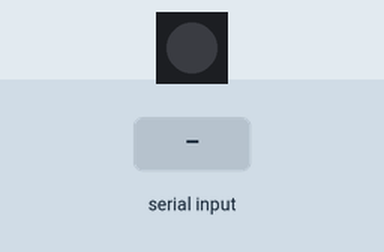
Simulated run of this sketch. Board: Arduino Uno, built with avr-gcc and run on an emulated ATmega328P. Shown: 1 RGB LEDs in strip order, left to right. The test bench sets the inputs (shaded band). What the sketch prints to the serial monitor is not drawn.

Above: at 1.5 s.
1.6 s: "1\n" received over Serial
Timing chart, 0 to 4.6 s (numbered marks = the images above; inputs shaded):
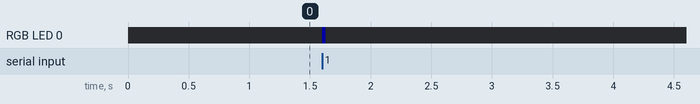

The sketch:

serial_echo.ino
```cpp
// Serial spike: proves Talon's stdlib serial can talk to the C3-Zero.
// Prints HELLO on boot and on each PING line; echoes other lines as
// "ECHO <line>". Blinks the board LED (GPIO10) per received line.

#include <Adafruit_NeoPixel.h>

Adafruit_NeoPixel led(1, 10, NEO_GRB + NEO_KHZ800);
String line;

void hello() { Serial.println("HELLO talon-controller v1"); }

void setup() {
  Serial.begin(115200);
  Serial.setTxTimeoutMs(0);  // never block when no host is reading
  led.begin();
  led.clear();
  led.show();
  delay(300);
  hello();
}

void loop() {
  while (Serial.available()) {
    char c = Serial.read();
    if (c == '\r') continue;
    if (c != '\n') {
      if (line.length() < 95) line += c;
      continue;
    }
    if (line == "PING") hello();
    else Serial.println("ECHO " + line);
    line = "";
    led.setPixelColor(0, led.Color(0, 0, 40));
    led.show();
    delay(30);
    led.clear();
    led.show();
  }
}
```

Measured:
- after the input at 1.6 s, RGB LED 0: off → RGB(0, 0, 40) at once, → off 0.03 s later
